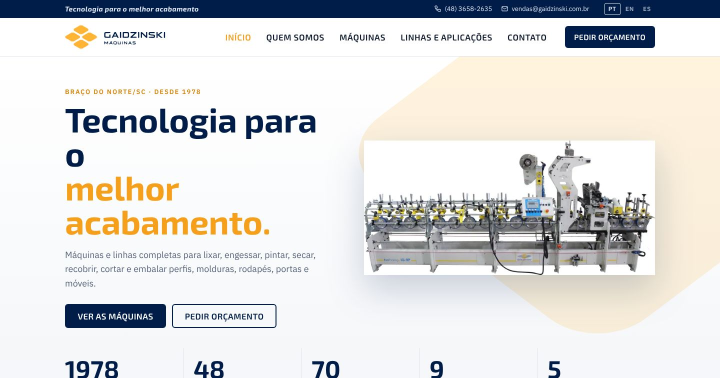
#> input picture clientes/gaidzinski/capa.jpg, 1440 x 756 px (shown at 1/2 size)
$ python vetorizar-logo.py ../capa.jpg ../capa.jpg
#> lines starting #> are read from the running program, lines starting #| are printed output that depends on the picture; after the words box and inside, x2 and y2 are one past the last pixel; in counts of white or black regions, pixels touching at a corner belong together
# Vetoriza o logo da Gaidzinski Máquinas (logo_gaidzinski.jpg do site atual, ampliado 3x): losangos laranja + "GAIDZINSKI MÁQUINAS" azul-marinho.
# python3 vetorizar-logo.py <logo3.png> <pasta-saida>
from PIL import Image
import numpy as np, potrace, sys
im=Image.open(sys.argv[1]).convert('RGB'); out=sys.argv[2]
#> further down, im is the input picture: PIL image 1440x756 RGB; mean R, G, B 221.1, 221, 220.3
a=np.array(im).astype(int); r,g,b=a[...,0],a[...,1],a[...,2]
#> after `r, g, b = (a[..., 0], a[..., 1], a[..., 2])`:
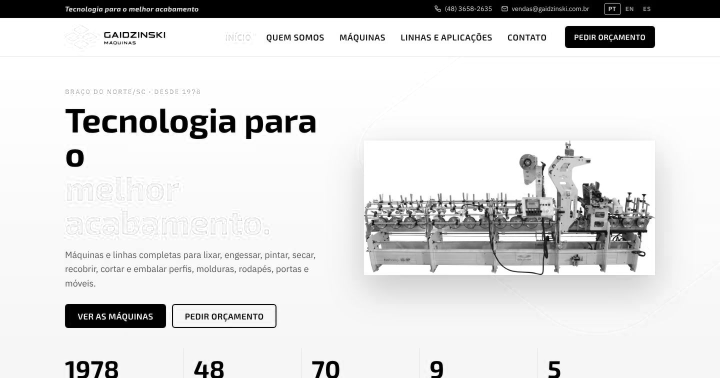
#> r: shape (756, 1440) int64 (shown at 1/2 size); min 0, max 255, mean 221.1
#> after `r, g, b = (a[..., 0], a[..., 1], a[..., 2])`:
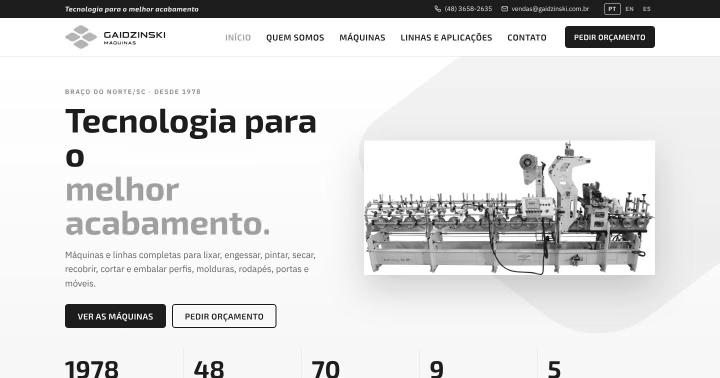
#> g: shape (756, 1440) int64 (shown at 1/2 size); min 0, max 255, mean 221
#> after `r, g, b = (a[..., 0], a[..., 1], a[..., 2])`:
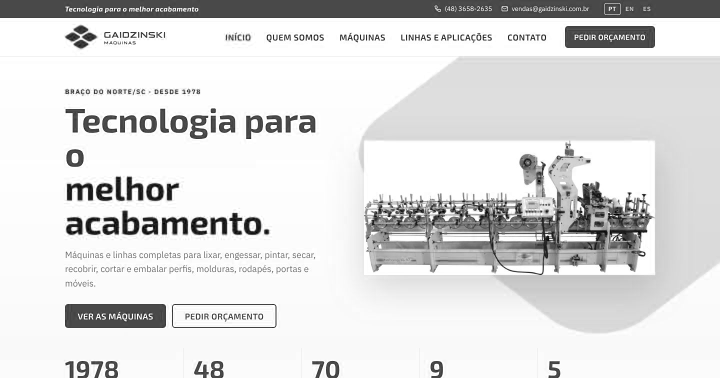
#> b: shape (756, 1440) int64 (shown at 1/2 size); min 0, max 255, mean 220.3
lar=(r>200)&(g>120)&(g<215)&(b<140)
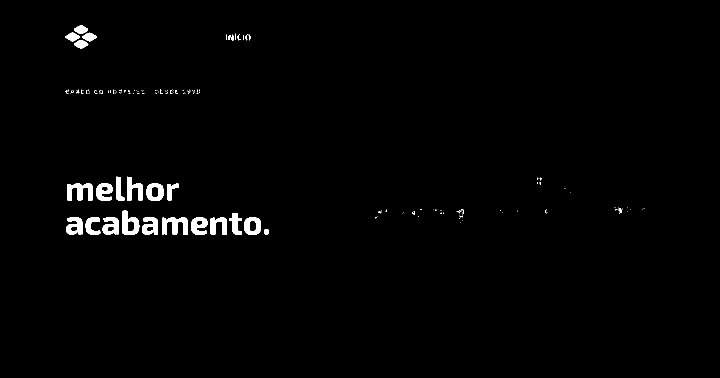
#> lar: shape (756, 1440) bool (shown at 1/2 size); 1.4% white; 159 white regions (130 under 20 px), largest, box (x1, y1, x2, y2) and area: (324, 434, 376, 469) 1145, (134, 367, 186, 401) 1137, (245, 421, 279, 470) 968
azul=(b>r+30)&(r<140)
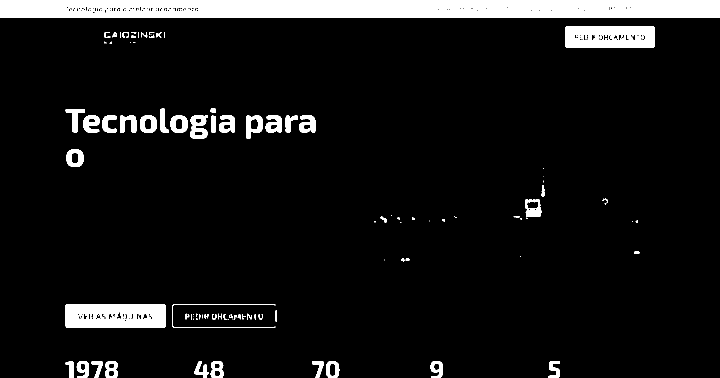
#> azul: shape (756, 1440) bool (shown at 1/2 size); 7.8% white; 133 white regions (61 under 20 px), largest, box (x1, y1, x2, y2) and area: (0, 0, 1440, 36) 49973, (130, 608, 332, 656) 8845, (1130, 52, 1310, 96) 7110
k=1/3
def caminho(m):
  pl=potrace.Bitmap(~m).trace(turdsize=30,alphamax=1.0,opticurve=True,opttolerance=0.2)
  d=[]
  for c in pl:
    s=c.start_point; d.append(f"M{s.x*k:.1f} {s.y*k:.1f}")
    for seg in c.segments:
      if seg.is_corner: d.append(f"L{seg.c.x*k:.1f} {seg.c.y*k:.1f}L{seg.end_point.x*k:.1f} {seg.end_point.y*k:.1f}")
      else: d.append(f"C{seg.c1.x*k:.1f} {seg.c1.y*k:.1f} {seg.c2.x*k:.1f} {seg.c2.y*k:.1f} {seg.end_point.x*k:.1f} {seg.end_point.y*k:.1f}")
    d.append('Z')
  return ''.join(d)
m=lar|azul; ys=np.where(m.any(axis=1))[0]; xs=np.where(m.any(axis=0))[0]
#> after `m = lar | azul`:
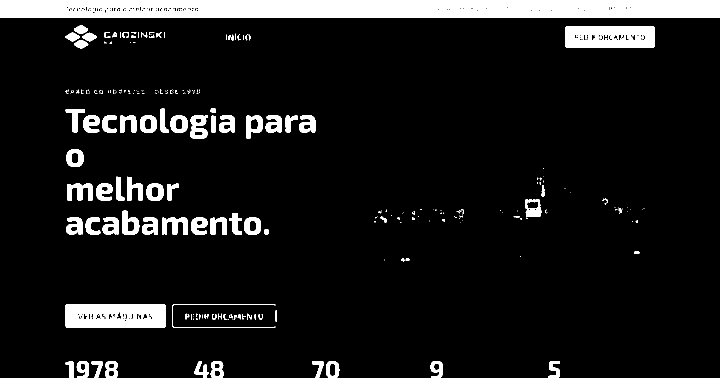
#> m: shape (756, 1440) bool (shown at 1/2 size); 9.2% white; 292 white regions (191 under 20 px), largest, box (x1, y1, x2, y2) and area: (0, 0, 1440, 36) 49973, (130, 608, 332, 656) 8845, (1130, 52, 1310, 96) 7110
#> after `ys = np.where(m.any(axis=1))[0]`: ys = 402 values from 0 to 755
#> after `xs = np.where(m.any(axis=0))[0]`: xs = 1440 values from 0 to 1439
vb=f'{xs.min()*k-3:.0f} {ys.min()*k-3:.0f} {(xs.max()-xs.min())*k+6:.0f} {(ys.max()-ys.min())*k+6:.0f}'
#> vb = '-3 -3 486 258'
#> (the run stopped early here; a loop or call above may not have finished)
